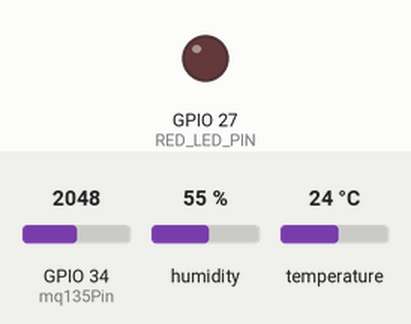
A sketch run on a simulated ESP32. Parts: output pins drawn as LEDs (lit = HIGH). Inputs (shaded band) come from the test bench; at power-on: GPIO 34 (mq135Pin) = 2048, humidity 55 %, temperature 24 °C. WiFi joins after 1.5 s; servers stay silent unless stated; the local clock reads 2024-03-15 10:24:30 at power-on unless the sketch sets it; random numbers use the default seed unless the sketch sets one; no MQTT or app messages arrive unless stated; what the sketch prints to the serial monitor is not drawn.

Above: at 2.7 s.
2.8 s: GPIO 34 (mq135Pin) set to 2011
11.5 s: GPIO 34 (mq135Pin) set to 2866
At 15.9 s:
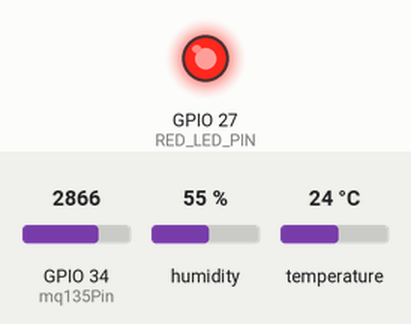
18.4 s: GPIO 34 (mq135Pin) set to 2047
At 20.9 s:
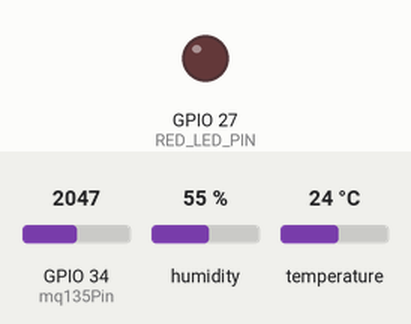
25.3 s: GPIO 34 (mq135Pin) set to 3603
At 31.1 s:
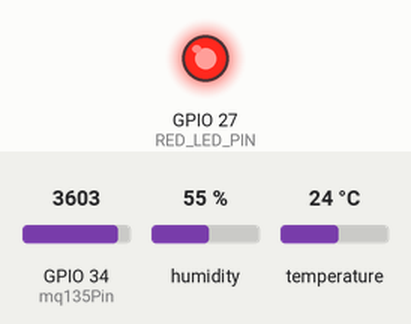
Timing chart, 0 to 32.6 s (numbered marks = the images above; inputs shaded):
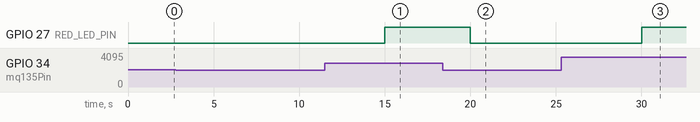

Measured:
- after the input at 2.8 s, every drawn part: stays the same
- after the input at 11.5 s, GPIO 27 (RED_LED_PIN): LOW → HIGH after 3.5 s
- after the input at 18.4 s, GPIO 27 (RED_LED_PIN): HIGH → LOW after 1.6 s
- after the input at 25.3 s, GPIO 27 (RED_LED_PIN): LOW → HIGH after 4.7 s

The sketch:

smart-city.ino
```cpp
#include <WiFi.h>
#include <PubSubClient.h>
#include <DHT.h>
#include <ArduinoJson.h> // Diperlukan untuk membuat payload JSON

// ===== WiFi credentials =====
const char* ssid = "WLC_CNAP";
const char* password = "s4y4b1s4";

// ===== MQTT Broker settings =====
const char* mqtt_broker = "10.2.22.192";
const int mqtt_port = 1883;
// mqtt_client_id akan digenerate dari MAC Address
String mqtt_client_id_str; // Gunakan String untuk ID yang dinamis
const char* mqtt_topic = "fog/iot/city"; // Topik yang sama dengan pub-smartcity.py

// ===== Sensor configuration =====
#define DHT_PIN 13
#define DHT_TYPE DHT22 // DHT 22 (AM2302)
const int mq135Pin = 34; // GPIO 34 (analog input)
#define RED_LED_PIN 27   // GPIO 27 untuk LED indikator polusi

// Inisialisasi sensor DHT
DHT dht(DHT_PIN, DHT_TYPE);

// Inisialisasi WiFiClient dan PubSubClient
WiFiClient espClient;
PubSubClient client(espClient);

// Variabel untuk waktu pengiriman data
long lastMsg = 0;
const int PUBLISH_INTERVAL_SECONDS = 5; // Mengirim data setiap 5 detik

// ===== Fungsi koneksi WiFi (Statis) =====
void setup_wifi() {
  delay(10);
  Serial.println();
  Serial.print("Connecting to ");
  Serial.println(ssid);

  WiFi.begin(ssid, password);

  int retries = 0;
  while (WiFi.status() != WL_CONNECTED) {
    delay(500);
    Serial.print(".");
    retries++;
    if (retries > 20) { // Coba 20 kali (10 detik total), lalu restart jika gagal
      Serial.println("\nFailed to connect to WiFi. Restarting...");
      ESP.restart();
    }
  }

  Serial.println("");
  Serial.println("WiFi connected");
  Serial.print("IP address: ");
  Serial.println(WiFi.localIP());
}

// ===== Fungsi callback MQTT (jika diperlukan untuk subscribe) =====
void callback(char* topic, byte* payload, unsigned int length) {
  Serial.print("Message arrived [");
  Serial.print(topic);
  Serial.print("] ");
  for (int i = 0; i < length; i++) {
    Serial.print((char)payload[i]);
  }
  Serial.println();
}

// ===== Fungsi reconnect MQTT =====
void reconnect() {
  // Loop hingga terkoneksi
  while (!client.connected()) {
    Serial.print("Attempting MQTT connection as ");
    Serial.print(mqtt_client_id_str.c_str()); // Gunakan c_str() untuk konversi String ke const char*
    Serial.print("...");

    // Coba koneksi menggunakan ID klien dinamis
    if (client.connect(mqtt_client_id_str.c_str())) {
      Serial.println("connected");
      // Jika perlu subscribe topik lain
      // client.subscribe("your/topic");
    } else {
      Serial.print("failed, rc=");
      Serial.print(client.state());
      Serial.println(" try again in 5 seconds");
      // Tunggu 5 detik sebelum mencoba lagi
      delay(5000);
    }
  }
}

// ===== Setup utama =====
void setup() {
  Serial.begin(115200);
  pinMode(RED_LED_PIN, OUTPUT); // Set pin LED sebagai output
  digitalWrite(RED_LED_PIN, LOW); // Pastikan LED mati di awal

  // Panggil fungsi setup_wifi yang statis
  setup_wifi();

  // --- Generate Device ID dari MAC Address ---
  byte mac[6];
  WiFi.macAddress(mac); // Dapatkan MAC Address
  char macStr[18];
  sprintf(macStr, "%02X%02X%02X%02X%02X%02X", mac[0], mac[1], mac[2], mac[3], mac[4], mac[5]);

  // Ambil 5 karakter terakhir
  String lastFiveMac = String(macStr).substring(String(macStr).length() - 5);
  // Ubah ke huruf kapital
  lastFiveMac.toUpperCase();

  // Bentuk device ID baru
  mqtt_client_id_str = "CITY-SENSOR-" + lastFiveMac;

  Serial.print("Device ID: ");
  Serial.println(mqtt_client_id_str);

  client.setServer(mqtt_broker, mqtt_port);
  client.setCallback(callback); // Meskipun tidak subscribe, tetap set callback
  dht.begin(); // Inisialisasi sensor DHT
}

// ===== Loop utama =====
void loop() {
  if (!client.connected()) {
    reconnect();
  }
  client.loop(); // Pertahankan koneksi MQTT

  long now = millis();
  if (now - lastMsg > (PUBLISH_INTERVAL_SECONDS * 1000)) {
    lastMsg = now;

    // --- Baca data dari sensor ---
    float temperature = dht.readTemperature();
    float humidity = dht.readHumidity();
    int mq135Analog = analogRead(mq135Pin); // Baca nilai ADC dari MQ-135

    // ===== Konversi MQ-135 ke PPM (Perkiraan Sederhana) =====
    // Ini adalah konversi SANGAT sederhana dari nilai ADC mentah.
    // Untuk mendapatkan nilai PPM yang akurat dari MQ-135, diperlukan kalibrasi
    // yang lebih kompleks melibatkan pembakaran awal (pre-heating), suhu, kelembaban,
    // dan kurva kalibrasi spesifik dari datasheet sensor untuk berbagai gas.
    // Asumsi: rentang ADC ESP32 0-4095. Kita petakan ke rentang PPM 0-1000.
    // Sesuaikan faktor ini (1000.0/4095.0) berdasarkan eksperimen dan kalibrasi Anda.
    float ppm = (float)mq135Analog * (1000.0 / 4095.0);
    ppm = constrain(ppm, 0.0, 2000.0); // Batasi nilai agar tidak negatif atau terlalu tinggi jika kalibrasi belum pas

    // --- Tentukan kondisi dan kontrol LED ---
    String kondisi = "Aman";
    bool polusiTinggi = false;
    if (ppm > 500) { // Jika PPM di atas 500 dianggap polusi tinggi
        kondisi = "Polusi Tinggi";
        polusiTinggi = true;
    } else if (ppm > 350) { // Contoh ambang batas lain
        kondisi = "Sedang";
    }

    if (polusiTinggi) {
      digitalWrite(RED_LED_PIN, HIGH); // Nyalakan LED
    } else {
      digitalWrite(RED_LED_PIN, LOW); // Matikan LED
    }

    // Cek apakah pembacaan sensor valid
    if (isnan(temperature) || isnan(humidity)) {
      Serial.println("Failed to read from DHT sensor! Skipping data publish.");
      return;
    }

    // --- Buat payload JSON ---
    StaticJsonDocument<256> doc; // Ukuran dokumen JSON, sesuaikan jika data lebih besar

    doc["timestamp"] = time(nullptr); // Menggunakan waktu UNIX timestamp (pastikan NTP aktif untuk akurasi)
    doc["device_id"] = mqtt_client_id_str; // Gunakan ID yang digenerate dari MAC
    doc["sensor"] = "MQ-135 & DHT22"; // Sesuai dengan dummy pub
    // Pastikan semua nilai float dikirim sebagai float dengan menggunakan 100.0 (float)
    doc["temperature"] = round(temperature * 100.0) / 100.0; // Batasi 2 desimal, pastikan float
    doc["humidity"] = round(humidity * 100.0) / 100.0;     // Batasi 2 desimal, pastikan float
    doc["ppm"] = round(ppm * 100.0) / 100.0;             // Batasi 2 desimal, pastikan float
    // Pastikan power_usage adalah float dengan desimal untuk konsistensi di InfluxDB
    doc["power_usage"] = round((float)(esp_random() % 46 + 5) * 100.0) / 100.0; // Mengubah hasil integer menjadi float
    doc["kondisi"] = kondisi;

    char jsonBuffer[256];
    serializeJson(doc, jsonBuffer);

    // --- Kirim payload melalui MQTT ---
    Serial.print("Publishing message to topic ");
    Serial.print(mqtt_topic);
    Serial.print(": ");
    Serial.println(jsonBuffer);
    client.publish(mqtt_topic, jsonBuffer);
  }
}

// Catatan: Fungsi random() di Arduino berbeda dengan Python.
// esp_random() adalah fungsi yang lebih baik untuk ESP32 untuk mendapatkan angka acak.
// (int)esp_random() % (max - min + 1) + min akan memberikan angka acak dalam rentang [min, max]
int random(int minVal, int maxVal) {
    return esp_random() % (maxVal - minVal + 1) + minVal;
}
```
